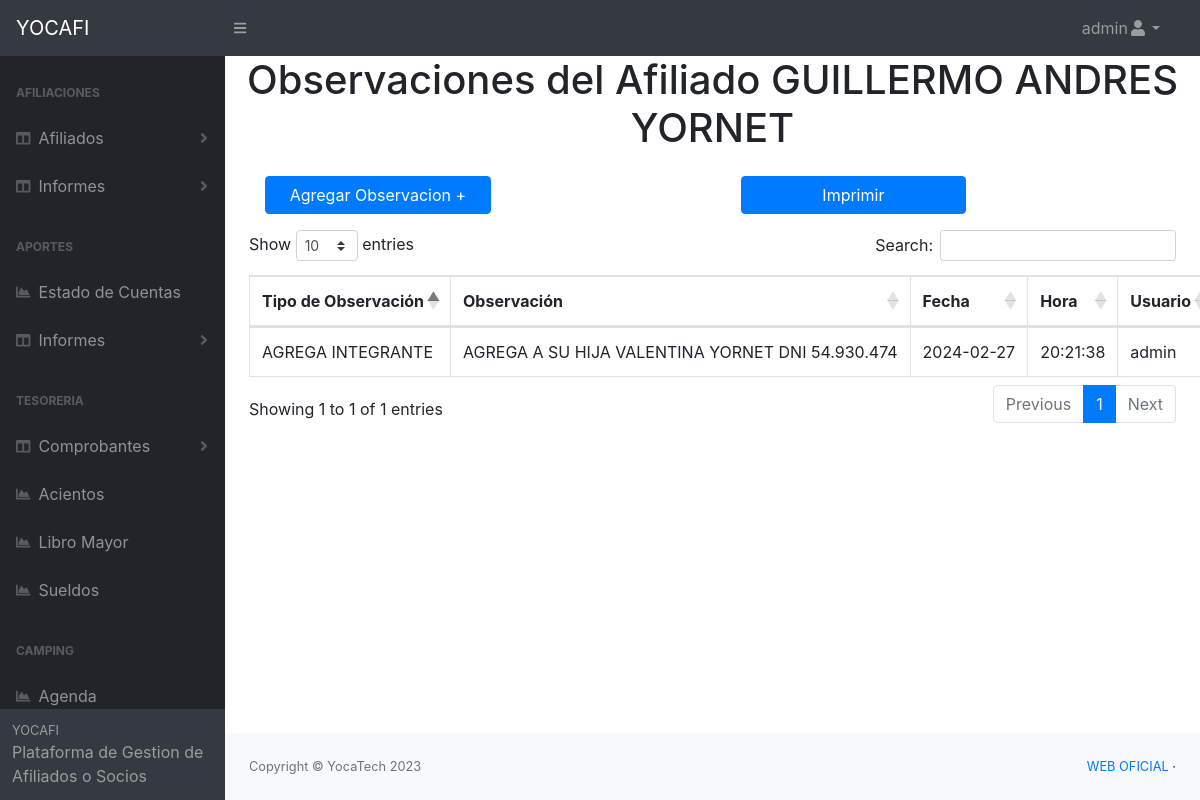
Screenshot of /pages/observaciones.php?id=1 (signed in) with the database file from the repository.
### tables this page shows
CREATE TABLE `afiliado_titular` (
  `id` int(11) NOT NULL,
  `nombre` text NOT NULL,
  `apellido` text NOT NULL,
  `dni` text NOT NULL,
  `fecha_nacimiento` date NOT NULL,
  `domicilio` text NOT NULL,
  `telefono` text NOT NULL,
  `email` text DEFAULT NULL,
  `departamento` text NOT NULL,
  `estado_civil` text NOT NULL,
  `genero` text NOT NULL,
  `tipo_socio` text NOT NULL,
  `servicio_salud` varchar(10) NOT NULL,
  `socio_vitalicio` varchar(10) NOT NULL,
  `padron` text NOT NULL,
  `sector_laboral` text NOT NULL,
  `fecha_carga` date DEFAULT NULL,
  `hora_carga` time DEFAULT NULL,
  `usuario_carga` text NOT NULL,
  `estado` text DEFAULT NULL,
  `fecha_estado` date DEFAULT NULL,
  `hora_estado` time DEFAULT NULL,
  `usuario_estado` text DEFAULT NULL,
  `fecha_baja` date DEFAULT NULL,
  `hora_baja` time DEFAULT NULL,
  `usuario_baja` text DEFAULT NULL,
  `fecha_edicion` date DEFAULT NULL,
  `hora_edicion` time DEFAULT NULL,
  `usuario_edita` text DEFAULT NULL
);

CREATE TABLE `observaciones` (
  `id` int(11) NOT NULL,
  `id_titular` int(11) NOT NULL,
  `observacion` text NOT NULL,
  `tipo_observacion` varchar(50) NOT NULL,
  `fecha_carga` date NOT NULL DEFAULT current_timestamp(),
  `hora_carga` time NOT NULL DEFAULT current_timestamp(),
  `usuario_carga` varchar(50) NOT NULL
);

### pages/observaciones.php (the view, shortened to what this page needs)
<?php
    require 'conexion.php';
    $ficha=$_GET['id'];
    $sql = "SELECT * FROM afiliado_titular WHERE id='$ficha'";
    $resultado = $mysqli->query($sql);
    while ($row = $resultado->fetch_assoc()) {
        $nombre_titular=$row['nombre'].' '.$row['apellido'];
    }
    $sql2 = "SELECT * FROM observaciones WHERE id_titular='$ficha'";
    $resultado2 = $mysqli->query($sql2);
?>
<?php
    include "header.php";
?>
    <body class="sb-nav-fixed">
    <?php
    include "nav_principal.php";
    ?>
        <div id="layoutSidenav">
           <?php
           include "inc_nav.php";
           ?>
            <div id="layoutSidenav_content">
    <main>
                    <h1 class="text-center">Observaciones del Afiliado <?php echo $nombre_titular; ?></h1>
                    <div class="container">
                        <div class="row">
                            <div class='col'>
                            <a href="nueva_observacion.php?id=<?php echo $ficha; ?>"class='btn btn-primary col-6 m-3'>Agregar Observacion +</a>
                            </div>
                            <div class='col'>
                            <a href="imprimir_observaciones.php?id=<?php echo $ficha; ?>"class='btn btn-primary col-6 m-3' target="_blank">Imprimir</a>
                            </div>
                        </div>
                    </div>
                    <div class="container">
       <div class="row">
           <div class="col-lg-12">
            <table id="example" class="table table-bordered  display nowrap" cellspacing="0" width="100%">
                <thead>
                    <tr>
                        <th>Tipo de Observación</th>
                        <th>Observación</th>
                        <th>Fecha</th>
                        <th>Hora</th>
                        <th>Usuario</th>
                    </tr>
                </thead>
                <tbody>
                   <?php while ($row2 = $resultado2->fetch_assoc()) { ?>
                    <tr>
                        <td><?php echo $row2['tipo_observacion']; ?></td>
                        <td><?php echo $row2['observacion']; ?></td>
                        <td><?php echo $row2['fecha_carga']; ?></td>
                        <td><?php echo $row2['hora_carga']; ?></td>
                        <td><?php echo $row2['usuario_carga']; ?></td>
                    </tr>
                    <?php } ?>
                </tbody>
            </table>
           </div>
       </div>
    </div>
                </main>
                <?php
                    include "footer.php";
                ?>
            </div>
        </div>
    </body>
</html>

### rows the page displays
afiliado_titular: nombre_titular "GUILLERMO ANDRES YORNET"
observaciones: tipo_observacion "AGREGA INTEGRANTE", observacion "AGREGA A SU HIJA VALENTINA YORNET DNI 54.930.474", fecha_carga "2024-02-27", hora_carga "20:21:38", usuario_carga "admin"

### other values shown
$usuario "admin"
